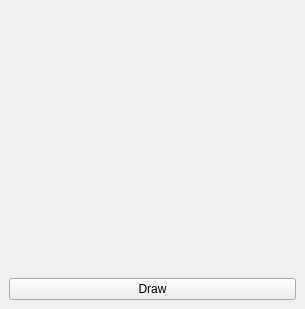
<?xml version="1.0" encoding="UTF-8"?>
<ui version="4.0">
 <class>MainWindow</class>
 <widget class="QMainWindow" name="MainWindow">
  <property name="geometry">
   <rect>
    <x>0</x>
    <y>0</y>
    <width>305</width>
    <height>309</height>
   </rect>
  </property>
  <property name="windowTitle">
   <string>MainWindow</string>
  </property>
  <widget class="QWidget" name="centralwidget">
   <layout class="QVBoxLayout" name="verticalLayout">
    <item>
     <widget class="graphWidget" name="widget" native="true">
      <property name="styleSheet">
       <string notr="true"/>
      </property>
     </widget>
    </item>
    <item>
     <widget class="QPushButton" name="btnDraw">
      <property name="text">
       <string>Draw</string>
      </property>
     </widget>
    </item>
   </layout>
  </widget>
  <widget class="QMenuBar" name="menubar">
   <property name="geometry">
    <rect>
     <x>0</x>
     <y>0</y>
     <width>305</width>
     <height>20</height>
    </rect>
   </property>
  </widget>
 </widget>
 <customwidgets>
  <customwidget>
   <class>graphWidget</class>
   <extends>QWidget</extends>
   <header>graphwidget.h</header>
   <container>1</container>
  </customwidget>
 </customwidgets>
 <resources/>
 <connections/>
</ui>
